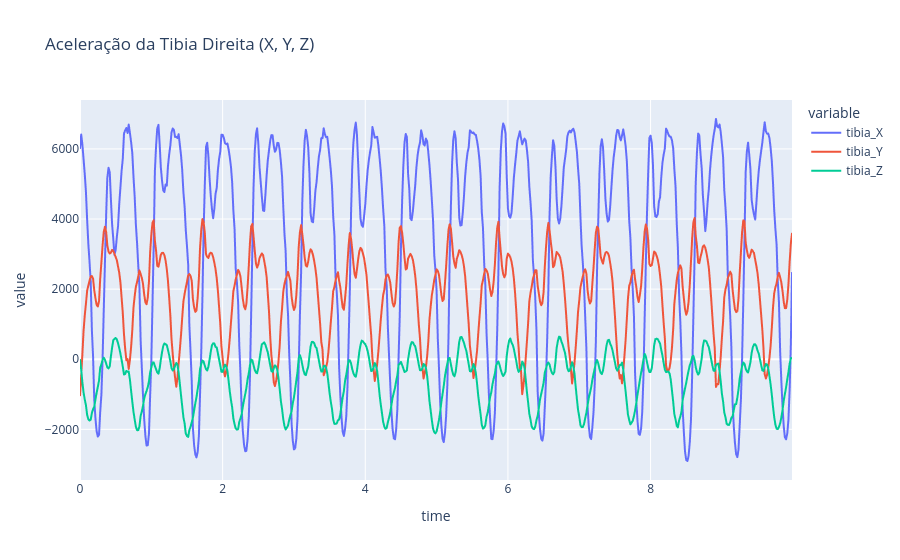

Notebook code cell kept with this figure:
### Code cell
# Aceleração da tibia direita (X, Y, Z)
fig = px.line(df,
              x='time', 
              y=['tibia_X', 'tibia_Y', 'tibia_Z'], 
              title='Aceleração da Tibia Direita (X, Y, Z)')
fig.show()

### Figure 1 — Plotly figure (JSON) as saved in the notebook; plotly's stock layout.template omitted (floating-point values rounded to 4 significant figures; data arrays with more than 128 entries replaced by an {"elided": "..."} marker saying what was removed)
{"data": [{"hovertemplate": "variable=tibia_X<br>time=%{x}<br>value=%{y}<extra></extra>", "legendgroup": "tibia_X", "line": {"color": "#636efa", "dash": "solid"}, "marker": {"symbol": "circle"}, "mode": "lines", "name": "tibia_X", "showlegend": true, "type": "scattergl", "x": {"elided": "600 float values"}, "xaxis": "x", "y": {"elided": "600 float values"}, "yaxis": "y"}, {"hovertemplate": "variable=tibia_Y<br>time=%{x}<br>value=%{y}<extra></extra>", "legendgroup": "tibia_Y", "line": {"color": "#EF553B", "dash": "solid"}, "marker": {"symbol": "circle"}, "mode": "lines", "name": "tibia_Y", "showlegend": true, "type": "scattergl", "x": {"elided": "600 float values"}, "xaxis": "x", "y": {"elided": "600 float values"}, "yaxis": "y"}, {"hovertemplate": "variable=tibia_Z<br>time=%{x}<br>value=%{y}<extra></extra>", "legendgroup": "tibia_Z", "line": {"color": "#00cc96", "dash": "solid"}, "marker": {"symbol": "circle"}, "mode": "lines", "name": "tibia_Z", "showlegend": true, "type": "scattergl", "x": {"elided": "600 float values"}, "xaxis": "x", "y": {"elided": "600 float values"}, "yaxis": "y"}], "layout": {"legend": {"title": {"text": "variable"}, "tracegroupgap": 0}, "title": {"text": "Aceleração da Tibia Direita (X, Y, Z)"}, "xaxis": {"anchor": "y", "domain": [0, 1], "title": {"text": "time"}}, "yaxis": {"anchor": "x", "domain": [0, 1], "title": {"text": "value"}}}}
